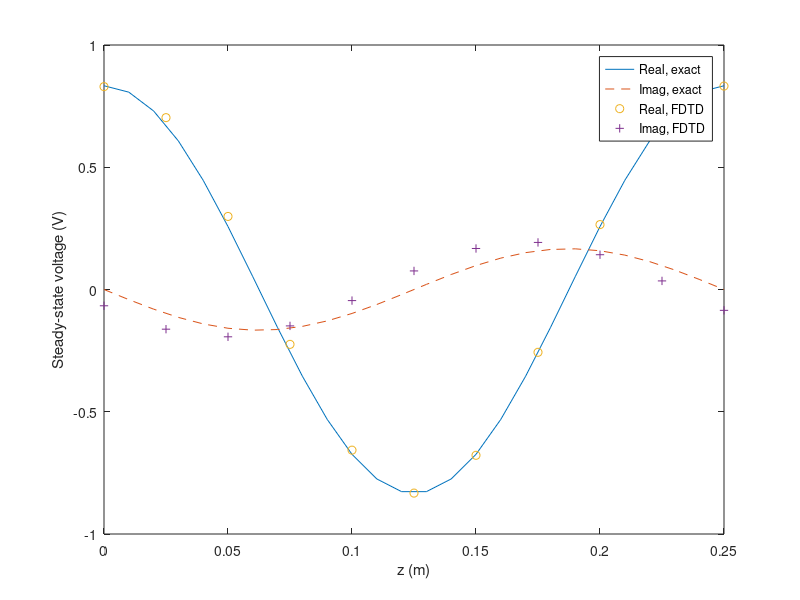

Recreate this plot in MATLAB.
% A MATLAB implementation of the 1D FDTD theory described in Chapter 2,
% Section 2.4,
% D.B.Davidson, "Computational Electromagnetics for RF and Microwave
% Engineering", CUP 2005, and 2edn, in preparation.
% Usage: fdtd_1D_demo
%
% The plot shows the time-domain evolution of the voltage at the load,
% and then the Fourier transform results are plotted, to give results similar
% (but not identical) to Fig. 2.6. The code terminates on error criteria eps, or
% when the number of time steps exceeds the value specified by the
% user via variable Nk.
%
% Note that the algorithm becomes unstable (due to the BC's) when
% delta_t exceeds about 70% of the Courant limit.
% Small values of Rl can also make the algorithm unstable.
% Author: D.B.Davidson
% v1:   Originally written 23 Feb 2005.
% v2_2: Revised 8 March 2005, DBD and corrected 28 Feb 2006, DBD.
% v2_3: Corrected again 15 August 2007, DBD.

clear;
figure; % Permits comparative runs, by keeping previous results open in a figure window.

% h = 0.25 % length [m]
h = 0.25 % [m]
C = 1
L = 1
c = 1/sqrt(L*C)
Z_0 = sqrt(L/C)
Rs = 1 % Ohm
Rl = input('Load resistance? (Z_0 = 1 Ohm) Default: 2')
if isempty(Rl)
    Rl = 2;
end
V0 = 1 % Amplitude of source voltage
%Rl = 1 % Ohm

freq = 4 % freq. of applied sinusoid [Hz]

Nz = 11;

delta_z = h/(Nz-1)  % Number of points.

% Nk = 400 % Number of time steps for 0.25
T= 1/freq; % Period of signal
delta_f = 1/T;   % See p.58 for discussion of FFT parameters.
M = 64;    % Samples per period.
%delta_t = T/(M-1)
delta_t = T/M % Note slight change. The reason is that M in this case is the
              % number of points PER PERIOD, and we need to ensure that the last time sample in one period
              % is not also the same time sample in the next period.
Nk=16*M;      % A maximum number of periods to run if the convergence criteria eps is not achieved.

growth = 1.5 % An abritary growth factor indicating instability
             % Don't make too close to 1, since the early time
             % behaviour can indeed grow quite quickly.


beta1 = 2*delta_t/(Rs*C*delta_z)
beta2 = 2*delta_t/(Rl*C*delta_z)
r = (delta_t)^2/(L*C*delta_z^2)


% First time step - Initialize.
V_nmin1 = zeros(Nz,1); %
I_nmin1 = zeros(Nz,1); %

% Pre-allocation
V_n = zeros(Nz,1); %
I_n = zeros(Nz,1); %

V_period = zeros(M,Nz);
V_prev_period_freq = zeros(M,Nz);

movie_count = 1;
movie_interval = 10,


% Time loop
for nn = 2:Nk,
  Vo_nmin1 = V0*cos(2*pi*freq*(nn-1-1)*delta_t); % Source.
  V_n(1) = (1-beta1)*V_nmin1(1) - 2*I_nmin1(1) + (2/Rs)*Vo_nmin1;
% Loop code
%  for kk = 2:(Nz-1),
%    V_n(kk) = V_nmin1(kk) - (I_nmin1(kk) - I_nmin1(kk-1));
%  end
% Vector equivalent:
  V_n(2:(Nz-1)) = V_nmin1(2:(Nz-1)) - (I_nmin1(2:(Nz-1)) - I_nmin1(1:(Nz-2)));
  V_n(Nz) = (1-beta2)*V_nmin1(Nz) + 2*I_nmin1(Nz-1);

% Loop code
%  for kk = 1:Nz-1,
%    I_n(kk) = I_nmin1(kk) - r*(V_n(kk+1) - V_n(kk));
%  end
% Vector equivalent:
  I_n(1:Nz-1) = I_nmin1(1:Nz-1) - r*(V_n(2:Nz) - V_n(1:Nz-1));

  if mod(nn,movie_interval) == 0
    plot(delta_t/(C*delta_z)*V_n)
    axis([1 Nz -1 +1]);
    title(strcat('Voltage at timestep ',num2str(nn)))
    Voltage_Movie(movie_count) = getframe;
    movie_count = movie_count +1;
  end
  plot(I_n)
  % Check for possible instability (as a result of boundary conditions)
  if norm(V_n) > growth*norm(V_nmin1)
    if nn > 5 % Don't run test on first few passes.
      'Algorithm unstable. Time step',nn
      break
    end
  end
  % Update for next iteration
  V_nmin1 = V_n;
  I_nmin1 = I_n;
  index = mod(nn,M);
  if index == 0
    index = M;
  end
  % Stores the data, overwriting with period M, for subsqeuent Fourier
  % transform.
  V_period(index,:) = V_n(:)'; % Transpose needed for this real-valued operation.
  if index == M % end of period
    V_period_freq = fft(V_period); % Note: fft operates by column on multi-dimensional
                                   % arrays and this must correspond to
                                   % time. NB! do NOT use fft2 here!
                                   % delta_t factor required to
                                   % get scaling correct
                                   % neglected by fft. See
                                   % discussion, p.58).

    k=2; % See discussion toward end of file regarding the index k.
    eps = norm(V_period_freq(k,:) - V_prev_period_freq(k,:))/norm(V_period_freq(k,:))
    % Note that RMS norm includes inverse of root of length of vector, but it cancels above.
    % The FFTs in the numerator and denominator of the above expression are
    % both unscaled - the scale factors cancel here. See later comments regarding correct scaling of the FFT.

    % Exit loop, or overwrite for next period:
    if eps < 0.002
        break;
    end
    V_prev_period_freq = V_period_freq;
  end
end


% Get constants correct:

V_n = delta_t/(C*delta_z)*V_n;
V_period_freq = delta_t/(C*delta_z)*V_period_freq;

% Now compute exact reults (p.36) and compare to the simulated ones.

% For the phasor results, what is needed is the first harmonic of the
% Fourier series expansion. The discussion in the textbook on p.58 refers to the general use of the
% FFT to approximate the Fourier transform. In this case, we are actually
% doing a Fourier series analysis. By sampling over exactly one period of the
% (eventually) periodic signal, the DFT (and hence FFT) exactly represent
% the (sampled) Fourier series. See, for instance, the discussion in E.O.Brigham, "The
% Fast Fourier Transform and its applications", Prentice-Hall 1988,
% p.98-100 where this is discussed in detail.
% In this case, there is an additional factor of the period 1/T (present in the Fourier
% series coefficients, but absent in the Fourier integral) which must be
% taken in to account.
% Furthermore, the factor of 2 comes from the negative and positive frequency
% components of the Fourier integral.

V_period_freq = (2*delta_t/T)*V_period_freq; % Scale as per above discussion

% Note also that in this case, the first (fundamental) harmonic is what is
% sought, at k=2. (k=1 is the DC term).

k = 2;
z= delta_z*(0:1:Nz-1);
lambda = c/freq;
beta = 2*pi/lambda;
Gamma = (Rl - Z_0)/ (Rl + Z_0); % Eq. (2.16)
V_plus = 1/2*V0; % for matched source, Eq. (2.15)
z_exact= (0:0.01:h);
V_exact = V_plus*( exp(-j*beta*(z_exact-h)) + Gamma * exp(j*beta*(z_exact-h))); % Eq. (2.14)

% Finally, plot results.
plot(z_exact,real(V_exact),'-', z_exact,imag(V_exact),'--',...
     z,real(V_period_freq(k,:)),'o',z,imag(V_period_freq(k,:)),'+');
legend('Real, exact','Imag, exact','Real, FDTD','Imag, FDTD');
xlabel('z (m)');
ylabel('Steady-state voltage (V)');
print -deps yeevex
